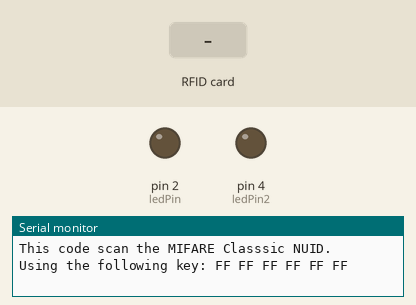
The sketch below on a simulated Arduino Uno, built with avr-gcc and run on an emulated ATmega328P. On the bench: output pins drawn as LEDs (lit = HIGH), the last lines printed to the serial monitor. The inputs (shaded band) are chosen by the test bench. Pins used as bus, display or sensor lines are not drawn.

Above: at 1.2 s.
1.3 s: RFID card 5E 7A 19 C4 held to the reader
At 2.2 s:
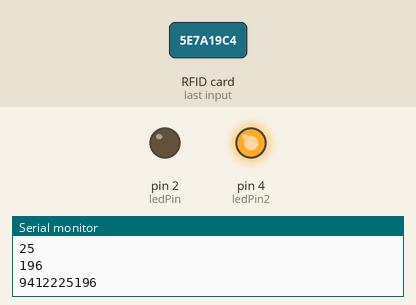
Timing chart, 0 to 4.3 s (numbered marks = the images above; inputs shaded):
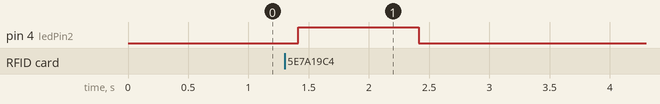

The sketch:

RFIDcheck.ino
```cpp
#include <SPI.h>
#include <MFRC522.h>

constexpr uint8_t RST_PIN = 9;
constexpr uint8_t SS_PIN = 10;

MFRC522 rfid(SS_PIN, RST_PIN);

MFRC522::MIFARE_Key key;

// Init array that will store new NUID
byte nuidPICC[4];
int ledPin = 2;          //Green LED
int ledPin2 = 4;         //Red LED


void setup() {
  pinMode (ledPin,OUTPUT);
  pinMode (ledPin2,OUTPUT);
  Serial.begin(9600);
  SPI.begin(); // Init SPI bus
  rfid.PCD_Init(); // Init MFRC522

  for (byte i = 0; i < 6; i++) {
    key.keyByte[i] = 0xFF;
  }

  Serial.println(F("This code scan the MIFARE Classsic NUID."));
  Serial.print(F("Using the following key:"));
  printHex(key.keyByte, MFRC522::MF_KEY_SIZE);
}

void loop() {

  // Look for new cards
  if ( ! rfid.PICC_IsNewCardPresent())
    return;

  // Verify if the NUID has been readed
  if ( ! rfid.PICC_ReadCardSerial())
    return;

  Serial.print(F("PICC type: "));
  MFRC522::PICC_Type piccType = rfid.PICC_GetType(rfid.uid.sak);
  Serial.println(rfid.PICC_GetTypeName(piccType));

  // Check is the PICC of Classic MIFARE type
  if (piccType != MFRC522::PICC_TYPE_MIFARE_MINI &&
    piccType != MFRC522::PICC_TYPE_MIFARE_1K &&
    piccType != MFRC522::PICC_TYPE_MIFARE_4K) {
    Serial.println(F("Your tag is not of type MIFARE Classic."));
    return;
  }

  if (rfid.uid.uidByte[0] != nuidPICC[0] ||
    rfid.uid.uidByte[1] != nuidPICC[1] ||
    rfid.uid.uidByte[2] != nuidPICC[2] ||
    rfid.uid.uidByte[3] != nuidPICC[3] ) {
    Serial.println(F("A new card has been detected."));

    // Store NUID into nuidPICC array
    for (byte i = 0; i < 4; i++) {
      nuidPICC[i] = rfid.uid.uidByte[i];
    }

    Serial.println(F("The NUID tag is:"));
    Serial.print(F("In hex: "));
    printHex(rfid.uid.uidByte, rfid.uid.size);
    Serial.println();
    Serial.print(F("In dec: "));
    printDec(rfid.uid.uidByte, rfid.uid.size);
    Serial.println();
    String code = "";
    int temp;

    for (int i =0; i<rfid.uid.size;i++)
    {
      temp = (rfid.uid.uidByte[i]);
      code = code + temp;
      Serial.println(rfid.uid.uidByte[i],DEC);
    }

    Serial.println(code);

    if(code.equals ("10521826164")){
      digitalWrite (ledPin, HIGH);
      delay(1000);
      digitalWrite (ledPin, LOW);
    } else {
      digitalWrite (ledPin2, HIGH);
      delay(1000);
      digitalWrite (ledPin2, LOW);
    }
  }
  else Serial.println(F("Card read previously."));

  // Halt PICC
  rfid.PICC_HaltA();

  // Stop encryption on PCD
  rfid.PCD_StopCrypto1();
}


void printHex(byte *buffer, byte bufferSize) {
  for (byte i = 0; i < bufferSize; i++) {
    Serial.print(buffer[i] < 0x10 ? " 0" : " ");
    Serial.print(buffer[i], HEX);
  }
}


void printDec(byte *buffer, byte bufferSize) {
  for (byte i = 0; i < bufferSize; i++) {
    Serial.print(buffer[i] < 0x10 ? " 0" : " ");
    Serial.print(buffer[i], DEC);
  }
}
```

Measured:
- after the input at 1.3 s, pin 4 (ledPin2): LOW → HIGH after 0.11 s, → LOW 1.0 s later
